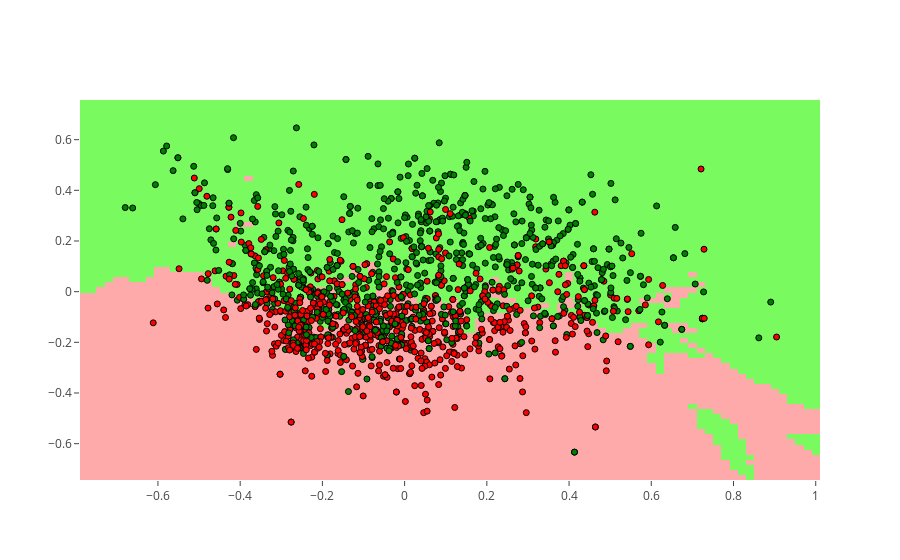

Notebook source saved alongside this figure:
### Markdown cell above
Un'<b>accuratezza</b> di <b>~71%</b> può essere ritenuta buona, considerando che molte delle feature erano risultate scorrelate tra loro (vedere la matrice di correlazione alcuni paragrafi in alto).
Per costruire il classificatore abbiamo utilizzato il dataset nella sua forma originale, cioè quello provvisto di 11 feature. Per tale motivo non siamo in grado di visualizzare sul piano la distribuzione dei punti e i confini di classificazione che il modello ha predetto.
Se invece fossimo interessati a vedere tali confini dovremmo necessariamente diminuire la dimensionalità del dataset fino ad avere due sole dimensioni.
Per fare ciò utilizziamo ancora la PCA, in modo che il classificatore faccia previsioni basandosi su due sole feature (PC1 e PC2).

### Code cell
from matplotlib.colors import ListedColormap
import matplotlib.pyplot as plt

h = .02
data = []

# Mappa dei colori
cmap_light =[[0, '#FFAAAA'], [0.5, '#AAFFAA'], [1, '#79fb60']]
cmap_bold = [[0, '#FF0000'], [0.5, '#00FF00'], [1, '#0000FF']]
colorsIdx = {0: 'red', 1: 'green'}
legendIdx = {0 : 'Bassa qualità', 1 : 'Alta qualità'}
cols = df['quality'].map(colorsIdx)
leg = df['quality'].map(legendIdx)

y = df['quality'].values
X = copy.copy(df_norm).drop(columns=['quality']).values
X = sklearnPCA(n_components = 2).fit_transform(X)

X_train, X_test, y_train, y_test = train_test_split(X, y, test_size=0.3)

knn = KNeighborsClassifier(n_neighbors=15)
knn.fit(X_train, y_train)

x_min, x_max = X[:, 0].min() - 0.10, X[:, 0].max() + 0.10
y_min, y_max = X[:, 1].min() - 0.10, X[:, 1].max() + 0.10
x_ = np.arange(x_min, x_max, h)
y_ = np.arange(y_min, y_max, h)
xx, yy = np.meshgrid(x_, y_)
Z = knn.predict(np.c_[xx.ravel(), yy.ravel()])

# Risultato nel grafico dei colori
Z = Z.reshape(xx.shape)
p1 = go.Heatmap(x=x_, y=y_, z=Z,
                showscale=False,
                colorscale=cmap_light)

# Plottiamo anche i dati di training
p2 = go.Scatter(x=X[:, 0], y=X[:, 1], 
                mode='markers',                
                marker=dict(color=cols,
                            colorscale=cmap_bold,
                            line=dict(color='black', width=1)))
data.append(p1)
data.append(p2) 


fig_knn = go.Figure(data=data)
iplot(fig_knn) 

# Facciamo una previsione utilizzando il set di testing
y_pred = knn.predict(X_test)
print("Accuratezza sul testing set:", metrics.accuracy_score(y_test, y_pred))

### Figure 1 — Plotly figure (JSON) as saved in the notebook; plotly's stock layout.template omitted (floating-point values rounded to 4 significant figures; data arrays with more than 128 entries replaced by an {"elided": "..."} marker saying what was removed)
{"data": [{"colorscale": [[0, "#FFAAAA"], [0.5, "#AAFFAA"], [1, "#79fb60"]], "showscale": false, "type": "heatmap", "uid": "d4502b39-5235-4489-9e1b-6e72b1cb163a", "x": [-0.7796, -0.7596, -0.7396, -0.7196, -0.6996, -0.6796, -0.6596, -0.6396, -0.6196, -0.5996, -0.5796, -0.5596, -0.5396, -0.5196, -0.4996, -0.4796, -0.4596, -0.4396, -0.4196, -0.3996, -0.3796, -0.3596, -0.3396, -0.3196, -0.2996, -0.2796, -0.2596, -0.2396, -0.2196, -0.1996, -0.1796, -0.1596, -0.1396, -0.1196, -0.09962, -0.07962, -0.05962, -0.03962, -0.01962, 0.0003823, 0.02038, 0.04038, 0.06038, 0.08038, 0.1004, 0.1204, 0.1404, 0.1604, 0.1804, 0.2004, 0.2204, 0.2404, 0.2604, 0.2804, 0.3004, 0.3204, 0.3404, 0.3604, 0.3804, 0.4004, 0.4204, 0.4404, 0.4604, 0.4804, 0.5004, 0.5204, 0.5404, 0.5604, 0.5804, 0.6004, 0.6204, 0.6404, 0.6604, 0.6804, 0.7004, 0.7204, 0.7404, 0.7604, 0.7804, 0.8004, 0.8204, 0.8404, 0.8604, 0.8804, 0.9004, 0.9204, 0.9404, 0.9604, 0.9804, 1.0], "y": [-0.7335, -0.7135, -0.6935, -0.6735, -0.6535, -0.6335, -0.6135, -0.5935, -0.5735, -0.5535, -0.5335, -0.5135, -0.4935, -0.4735, -0.4535, -0.4335, -0.4135, -0.3935, -0.3735, -0.3535, -0.3335, -0.3135, -0.2935, -0.2735, -0.2535, -0.2335, -0.2135, -0.1935, -0.1735, -0.1535, -0.1335, -0.1135, -0.09346, -0.07346, -0.05346, -0.03346, -0.01346, 0.006543, 0.02654, 0.04654, 0.06654, 0.08654, 0.1065, 0.1265, 0.1465, 0.1665, 0.1865, 0.2065, 0.2265, 0.2465, 0.2665, 0.2865, 0.3065, 0.3265, 0.3465, 0.3665, 0.3865, 0.4065, 0.4265, 0.4465, 0.4665, 0.4865, 0.5065, 0.5265, 0.5465, 0.5665, 0.5865, 0.6065, 0.6265, 0.6465, 0.6665, 0.6865, 0.7065, 0.7265, 0.7465], "z": {"elided": "75x90 int values"}}, {"marker": {"color": {"elided": "1599 str values"}, "colorscale": [[0, "#FF0000"], [0.5, "#00FF00"], [1, "#0000FF"]], "line": {"color": "black", "width": 1}}, "mode": "markers", "type": "scatter", "uid": "03d25944-62e2-4ed4-8ceb-575ff83faeb4", "x": {"elided": "1599 float values"}, "y": {"elided": "1599 float values"}}], "layout": {}}
